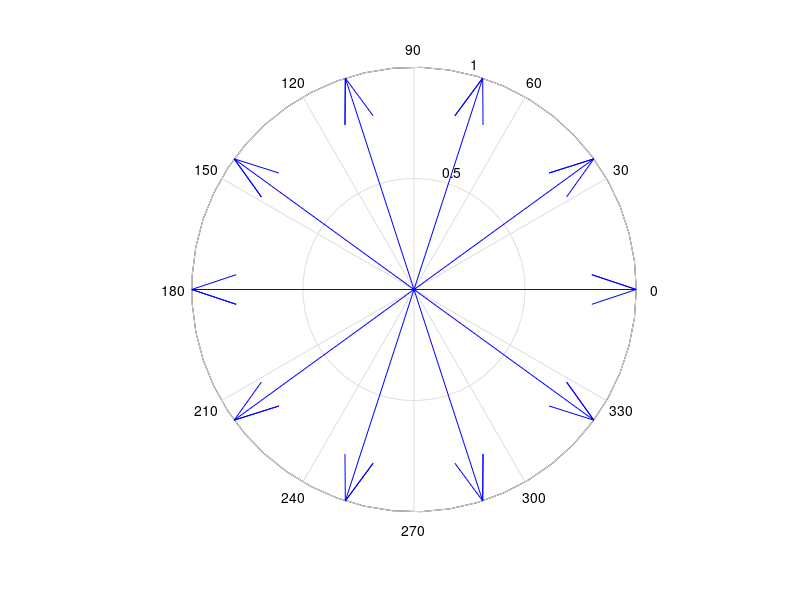

The MATLAB source for this figure:
close all
clear all
clc

%30Slot-22Pole-First Harmonic
M = cos(0*pi/180)
N = sin(0*pi/180)
ver = M
hor = N
figure(1)
compass(M)
hold on

M = cos(36*pi/180)
N = sin(36*pi/180)
ver = ver - M
hor = hor - N
figure(1)
compass(M, N)
hold on

M = cos(144*pi/180)
N = sin(144*pi/180)
ver = ver - M
hor = hor -N
figure(1)
compass(M, N)
hold on

M = cos(288*pi/180)
N = sin(288*pi/180)
ver = ver +M
hor = hor +N
figure(1)
compass(M, N)
hold on

M = cos(72*pi/180)
N = sin(72*pi/180)
ver = ver - M
hor = hor -N
figure(1)
compass(M, N)
hold on

M = cos(180*pi/180)
N = sin(180*pi/180)
ver = ver - M
hor = hor -N
figure(1)
compass(M, N)
hold on

M = cos(216*pi/180)
N = sin(216*pi/180)
ver = ver + M
hor = hor +N
figure(1)
compass(M, N)
hold on

M = cos(324*pi/180)
N = sin(324*pi/180)
ver = ver + M
hor = hor +N
figure(1)
compass(M, N)
hold on

M = cos(108*pi/180)
N = sin(108*pi/180)
ver = ver - M
hor = hor -N
figure(1)
compass(M, N)
hold on

M = cos(252*pi/180)
N = sin(252*pi/180)
ver = ver + M
hor = hor + N
figure(1)
compass(M, N)

mag = sqrt(hor^2 + ver^2)
w = mag/10